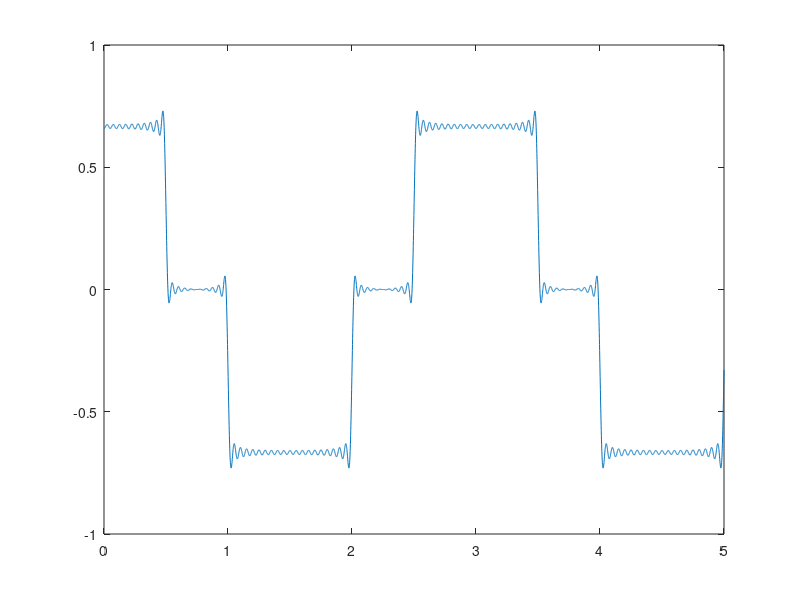

This chart was generated by the following MATLAB code:
t=0:0.001:5;
T=3;
w=2*pi*(1/T)
ft=0
for n=1:60
    n
    an=(4/(3*n*pi))*(sin(n*pi/3)+sin(2*n*pi/3))
    ft=ft+(4/(3*n*pi))*(sin(n*pi/3)+sin(2*n*pi/3))*cos(n*w*t);
end
plot(t,ft)
